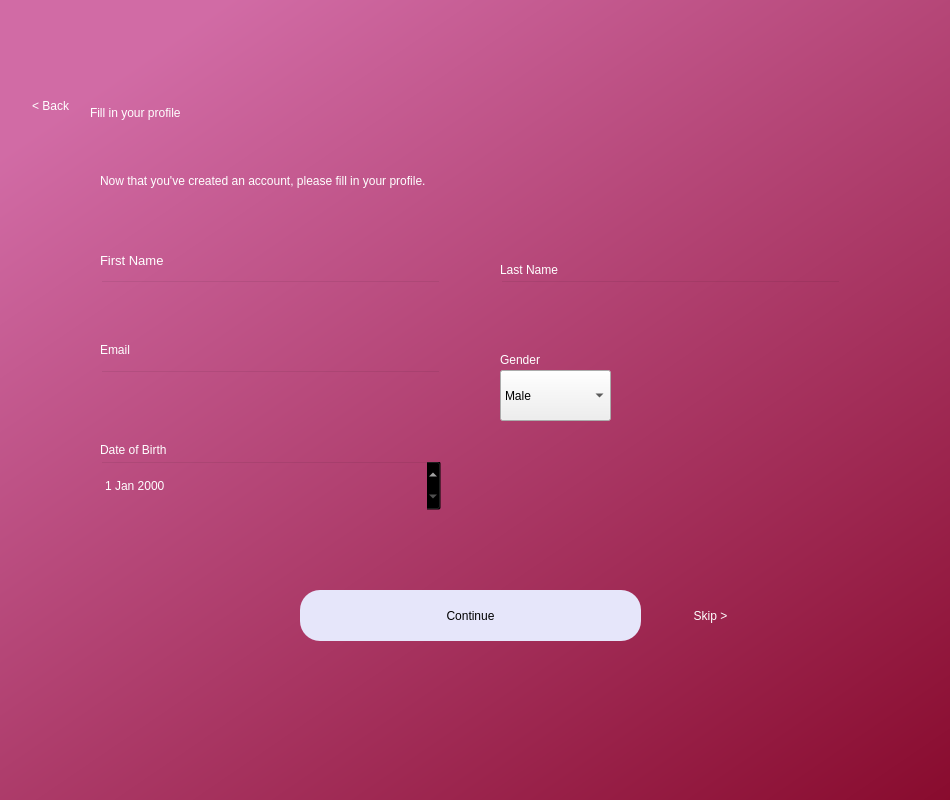
<?xml version="1.0" encoding="UTF-8"?>
<ui version="4.0">
 <class>Dialog</class>
 <widget class="QDialog" name="Dialog">
  <property name="geometry">
   <rect>
    <x>0</x>
    <y>0</y>
    <width>950</width>
    <height>800</height>
   </rect>
  </property>
  <property name="minimumSize">
   <size>
    <width>950</width>
    <height>800</height>
   </size>
  </property>
  <property name="maximumSize">
   <size>
    <width>950</width>
    <height>800</height>
   </size>
  </property>
  <property name="windowTitle">
   <string>Dialog</string>
  </property>
  <widget class="QWidget" name="bgwidget" native="true">
   <property name="geometry">
    <rect>
     <x>0</x>
     <y>0</y>
     <width>1201</width>
     <height>801</height>
    </rect>
   </property>
   <property name="styleSheet">
    <string notr="true">QWidget#bgwidget{
background-color:qlineargradient(spread:pad, x1:0.091, y1:0.101636, x2:0.991379, y2:0.977, stop:0 rgba(209, 107, 165, 255), stop:1 rgba(128, 0, 32, 255));}</string>
   </property>
   <widget class="QLabel" name="label">
    <property name="geometry">
     <rect>
      <x>90</x>
      <y>70</y>
      <width>618</width>
      <height>85</height>
     </rect>
    </property>
    <property name="styleSheet">
     <string notr="true">font: 72pt &quot;MS Shell Dlg 2&quot;; color:rgb(255, 255, 255)</string>
    </property>
    <property name="text">
     <string>Fill in your profile</string>
    </property>
   </widget>
   <widget class="QLabel" name="filltoast">
    <property name="geometry">
     <rect>
      <x>100</x>
      <y>160</y>
      <width>491</width>
      <height>41</height>
     </rect>
    </property>
    <property name="styleSheet">
     <string notr="true">font: 16pt &quot;MS Shell Dlg 2&quot;;color:rgb(255, 255, 255)</string>
    </property>
    <property name="text">
     <string>Now that you've created an account, please fill in your profile.</string>
    </property>
   </widget>
   <widget class="QPushButton" name="signupcontinue">
    <property name="geometry">
     <rect>
      <x>300</x>
      <y>590</y>
      <width>341</width>
      <height>51</height>
     </rect>
    </property>
    <property name="styleSheet">
     <string notr="true">border-radius:20px;
background-color: rgb(230, 230, 250);
font: 14pt &quot;MS Shell Dlg 2&quot;;</string>
    </property>
    <property name="text">
     <string>Continue</string>
    </property>
   </widget>
   <widget class="QLineEdit" name="firstname">
    <property name="geometry">
     <rect>
      <x>100</x>
      <y>280</y>
      <width>341</width>
      <height>51</height>
     </rect>
    </property>
    <property name="styleSheet">
     <string notr="true">background-color:rgba(0,0,0,0);
font: 12pt &quot;MS Shell Dlg 2&quot;;
color:rgb(255, 255, 255)</string>
    </property>
    <property name="text">
     <string/>
    </property>
   </widget>
   <widget class="QLineEdit" name="email">
    <property name="geometry">
     <rect>
      <x>100</x>
      <y>370</y>
      <width>341</width>
      <height>51</height>
     </rect>
    </property>
    <property name="styleSheet">
     <string notr="true">background-color:rgba(0,0,0,0);
font: 12pt &quot;MS Shell Dlg 2&quot;;
color:rgb(255, 255, 255)</string>
    </property>
   </widget>
   <widget class="QLabel" name="label_3">
    <property name="geometry">
     <rect>
      <x>100</x>
      <y>250</y>
      <width>81</width>
      <height>20</height>
     </rect>
    </property>
    <property name="font">
     <font>
      <family>MS Shell Dlg 2</family>
      <pointsize>10</pointsize>
      <weight>50</weight>
      <italic>false</italic>
      <bold>false</bold>
     </font>
    </property>
    <property name="styleSheet">
     <string notr="true">font: 10pt &quot;MS Shell Dlg 2&quot;;color:rgb(255, 255, 255)</string>
    </property>
    <property name="text">
     <string>First Name</string>
    </property>
   </widget>
   <widget class="QLabel" name="label_4">
    <property name="geometry">
     <rect>
      <x>100</x>
      <y>340</y>
      <width>81</width>
      <height>20</height>
     </rect>
    </property>
    <property name="styleSheet">
     <string notr="true">font: 10pt &quot;MS Shell Dlg 2&quot;;color:rgb(255, 255, 255)</string>
    </property>
    <property name="text">
     <string>Email</string>
    </property>
   </widget>
   <widget class="QLabel" name="firstnameerror">
    <property name="geometry">
     <rect>
      <x>140</x>
      <y>340</y>
      <width>291</width>
      <height>20</height>
     </rect>
    </property>
    <property name="styleSheet">
     <string notr="true">font: 12pt &quot;MS Shell Dlg 2&quot;; color:red;</string>
    </property>
    <property name="text">
     <string/>
    </property>
   </widget>
   <widget class="QLabel" name="label_5">
    <property name="geometry">
     <rect>
      <x>500</x>
      <y>260</y>
      <width>81</width>
      <height>20</height>
     </rect>
    </property>
    <property name="styleSheet">
     <string notr="true">font: 10pt &quot;MS Shell Dlg 2&quot;;color:rgb(255, 255, 255)</string>
    </property>
    <property name="text">
     <string>Last Name</string>
    </property>
   </widget>
   <widget class="QLineEdit" name="lastname">
    <property name="geometry">
     <rect>
      <x>500</x>
      <y>280</y>
      <width>341</width>
      <height>51</height>
     </rect>
    </property>
    <property name="styleSheet">
     <string notr="true">background-color:rgba(0,0,0,0);
font: 12pt &quot;MS Shell Dlg 2&quot;;
color:rgb(255, 255, 255)</string>
    </property>
   </widget>
   <widget class="QDateEdit" name="dob">
    <property name="geometry">
     <rect>
      <x>100</x>
      <y>460</y>
      <width>341</width>
      <height>51</height>
     </rect>
    </property>
    <property name="styleSheet">
     <string notr="true">background-color:rgba(0,0,0,0);
font: 12pt &quot;MS Shell Dlg 2&quot;;
color:rgb(255, 255, 255)</string>
    </property>
   </widget>
   <widget class="QLabel" name="label_6">
    <property name="geometry">
     <rect>
      <x>100</x>
      <y>440</y>
      <width>81</width>
      <height>20</height>
     </rect>
    </property>
    <property name="styleSheet">
     <string notr="true">font: 10pt &quot;MS Shell Dlg 2&quot;;color:rgb(255, 255, 255)</string>
    </property>
    <property name="text">
     <string>Date of Birth</string>
    </property>
   </widget>
   <widget class="QComboBox" name="gender">
    <property name="geometry">
     <rect>
      <x>500</x>
      <y>370</y>
      <width>111</width>
      <height>51</height>
     </rect>
    </property>
    <property name="styleSheet">
     <string notr="true">border-color: rgb(0, 0, 127);
font: 12pt &quot;MS Shell Dlg 2&quot;;</string>
    </property>
    <item>
     <property name="text">
      <string>Male</string>
     </property>
    </item>
    <item>
     <property name="text">
      <string>Female</string>
     </property>
    </item>
   </widget>
   <widget class="QLabel" name="label_8">
    <property name="geometry">
     <rect>
      <x>500</x>
      <y>350</y>
      <width>81</width>
      <height>20</height>
     </rect>
    </property>
    <property name="styleSheet">
     <string notr="true">font: 10pt &quot;MS Shell Dlg 2&quot;;color:rgb(255, 255, 255)</string>
    </property>
    <property name="text">
     <string>Gender</string>
    </property>
   </widget>
   <widget class="QLabel" name="emailerror">
    <property name="geometry">
     <rect>
      <x>190</x>
      <y>430</y>
      <width>251</width>
      <height>20</height>
     </rect>
    </property>
    <property name="styleSheet">
     <string notr="true">font: 12pt &quot;MS Shell Dlg 2&quot;; color:red;</string>
    </property>
    <property name="text">
     <string/>
    </property>
   </widget>
   <widget class="QLabel" name="doberror">
    <property name="geometry">
     <rect>
      <x>100</x>
      <y>510</y>
      <width>341</width>
      <height>20</height>
     </rect>
    </property>
    <property name="styleSheet">
     <string notr="true">font: 12pt &quot;MS Shell Dlg 2&quot;; color:red;</string>
    </property>
    <property name="text">
     <string/>
    </property>
   </widget>
   <widget class="QLabel" name="lastnameerror">
    <property name="geometry">
     <rect>
      <x>550</x>
      <y>340</y>
      <width>341</width>
      <height>20</height>
     </rect>
    </property>
    <property name="styleSheet">
     <string notr="true">font: 12pt &quot;MS Shell Dlg 2&quot;; color:red;</string>
    </property>
    <property name="text">
     <string/>
    </property>
   </widget>
   <widget class="QPushButton" name="goback">
    <property name="geometry">
     <rect>
      <x>10</x>
      <y>60</y>
      <width>81</width>
      <height>91</height>
     </rect>
    </property>
    <property name="styleSheet">
     <string notr="true">border-radius:20px;
font: 14pt &quot;MS Shell Dlg 2&quot;; color:rgb(255, 255, 255)</string>
    </property>
    <property name="text">
     <string>&lt; Back</string>
    </property>
   </widget>
   <widget class="QPushButton" name="skiptoadd">
    <property name="geometry">
     <rect>
      <x>660</x>
      <y>570</y>
      <width>101</width>
      <height>91</height>
     </rect>
    </property>
    <property name="styleSheet">
     <string notr="true">border-radius:20px;
font: 14pt &quot;MS Shell Dlg 2&quot;; color:rgb(255, 255, 255)</string>
    </property>
    <property name="text">
     <string>Skip &gt;</string>
    </property>
   </widget>
  </widget>
 </widget>
 <tabstops>
  <tabstop>signupcontinue</tabstop>
  <tabstop>firstname</tabstop>
  <tabstop>lastname</tabstop>
  <tabstop>email</tabstop>
  <tabstop>dob</tabstop>
  <tabstop>gender</tabstop>
 </tabstops>
 <resources>
  <include location="placeholder.qrc"/>
 </resources>
 <connections/>
</ui>
